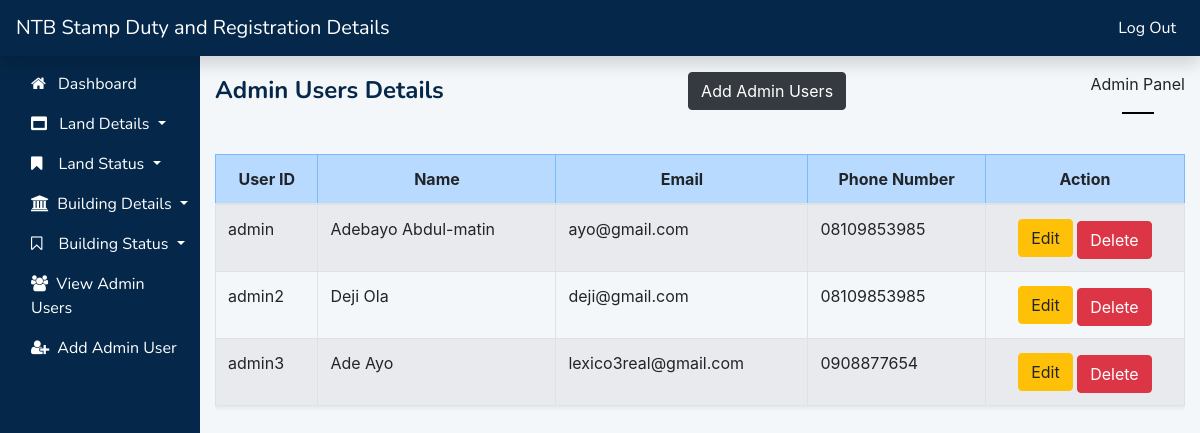
Page /viewadmin.php (signed in) on the committed database.
### tables this page shows
CREATE TABLE `users` (
  `id` int(11) NOT NULL,
  `user_id` varchar(255) NOT NULL,
  `name` varchar(255) NOT NULL,
  `password` varchar(255) NOT NULL,
  `email` varchar(255) NOT NULL,
  `phone_number` varchar(255) NOT NULL
);

### viewadmin.php (the view, shortened to what this page needs)
<?php
    require('connect_db.php');
?>
<div class="col-md-10 col-sm-9 pt-3 main-body">
    <div class="d-flex justify-content-between">
        <span class="active-page">Admin Users Details</span>
        <div><a href="addadmin.php" class="btn btn-dark status-btn text-center">Add Admin Users</a></div>
        <span>Admin Panel<hr class="hr-line"></span>
    </div>
    <div class="table-responsive mt-4">
        <table class="table table-bordered table-striped table-hover shadow-sm">
            <thead class="table-primary">
                <tr>
                    <th>User ID</th>
                    <th>Name</th>
                    <th>Email</th>
                    <th>Phone Number</th>
                    <th>Action</th>
                </tr>
            </thead>
            <tbody>
                <?php
                    $query = "SELECT id, user_id, name, email, phone_number FROM users";
                    $result = mysqli_query($conn, $query);
                    if(mysqli_num_rows($result) > 0){
                        while($row = mysqli_fetch_array($result, MYSQLI_ASSOC)){
                            echo "<tr>
                                    <td>{$row['user_id']}</td>
                                    <td>{$row['name']}</td>
                                    <td>{$row['email']}</td>
                                    <td>{$row['phone_number']}</td>
                                    <td class=\"text-center\">
                                        <a href=\"addadmin.php?id={$row['id']}\" class=\"btn btn-warning edit-btn\">Edit</a>
                                        <a href=\"viewadmin.php?delid={$row['id']}\" class=\"btn btn-danger mt-1 delete-btn\">Delete</a>
                                    </td>
                                </tr>";
                        }
                    }else{
                        echo "<tr><td colspan=\"9\">No Record! Click here to add record <a href=\"addadmin.php\" class=\"btn btn-success ml-3\">Add Admin Users</a></td>";
                    }
                ?>
            </tbody>
        </table>
    </div>
</div>

### assets/css/style.css (style rules this page uses)
.hr-line { width: 30px; border: 0.05px solid black; }
.nav-header { background-color: #052749; }
.navbar a { color: #fff; font-family: 'Nunito', 'Trebuchet MS', 'Lucida Sans Unicode', 'Lucida Grande', 'Lucida Sans', Arial, sans-serif; }
.side-nav { background-color: #052749; position: fixed; z-index: 1; overflow-x: hidden; height: 100%; }
.active-page { color: #052749; font-weight: bold; font-size: x-large; font-family: 'Nunito', 'Trebuchet MS', 'Lucida Sans Unicode', 'Lucida Grande', 'Lucida Sans', Arial, sans-serif; }
.main-body { margin-left: auto; }
.table-primary th { text-align: center; }

### rows in the picture
users: user "admin", name "Adebayo Abdul-matin", email "ayo@gmail.com", phone_number "08109853985"
users: user "admin2", name "Deji Ola", email "deji@gmail.com", phone_number "08109853985"
users: user "admin3", name "Ade Ayo", email "lexico3real@gmail.com", phone_number "0908877654"
